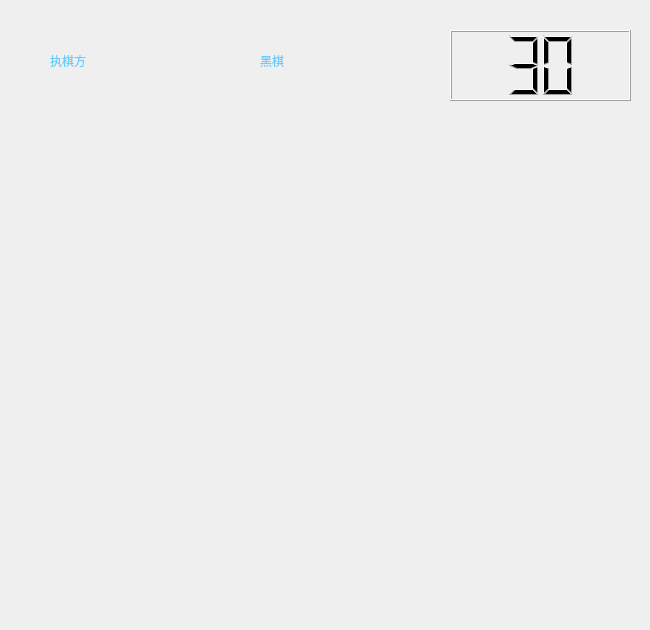
<?xml version="1.0" encoding="UTF-8"?>
<ui version="4.0">
 <class>playpage</class>
 <widget class="QWidget" name="playpage">
  <property name="geometry">
   <rect>
    <x>0</x>
    <y>0</y>
    <width>650</width>
    <height>630</height>
   </rect>
  </property>
  <property name="sizePolicy">
   <sizepolicy hsizetype="Fixed" vsizetype="Fixed">
    <horstretch>0</horstretch>
    <verstretch>0</verstretch>
   </sizepolicy>
  </property>
  <property name="minimumSize">
   <size>
    <width>650</width>
    <height>630</height>
   </size>
  </property>
  <property name="maximumSize">
   <size>
    <width>650</width>
    <height>630</height>
   </size>
  </property>
  <property name="windowTitle">
   <string>Form</string>
  </property>
  <widget class="QLabel" name="label">
   <property name="geometry">
    <rect>
     <x>50</x>
     <y>30</y>
     <width>131</width>
     <height>61</height>
    </rect>
   </property>
   <property name="styleSheet">
    <string notr="true">QLabel
{
	color: rgb(102, 204, 255);
	font: 22pt &quot;楷体&quot;;
}</string>
   </property>
   <property name="text">
    <string>执棋方</string>
   </property>
  </widget>
  <widget class="QLCDNumber" name="lcdNumber">
   <property name="geometry">
    <rect>
     <x>450</x>
     <y>30</y>
     <width>181</width>
     <height>71</height>
    </rect>
   </property>
   <property name="digitCount">
    <number>2</number>
   </property>
   <property name="value" stdset="0">
    <double>30.000000000000000</double>
   </property>
  </widget>
  <widget class="Chessboard" name="widget" native="true">
   <property name="geometry">
    <rect>
     <x>120</x>
     <y>160</y>
     <width>400</width>
     <height>400</height>
    </rect>
   </property>
  </widget>
  <widget class="QLabel" name="label_2">
   <property name="geometry">
    <rect>
     <x>260</x>
     <y>30</y>
     <width>131</width>
     <height>61</height>
    </rect>
   </property>
   <property name="styleSheet">
    <string notr="true">QLabel
{
	color: rgb(102, 204, 255);
	font: 22pt &quot;楷体&quot;;
}</string>
   </property>
   <property name="text">
    <string>黑棋</string>
   </property>
  </widget>
 </widget>
 <customwidgets>
  <customwidget>
   <class>Chessboard</class>
   <extends>QWidget</extends>
   <header>chessboard.h</header>
   <container>1</container>
  </customwidget>
 </customwidgets>
 <resources/>
 <connections/>
</ui>
